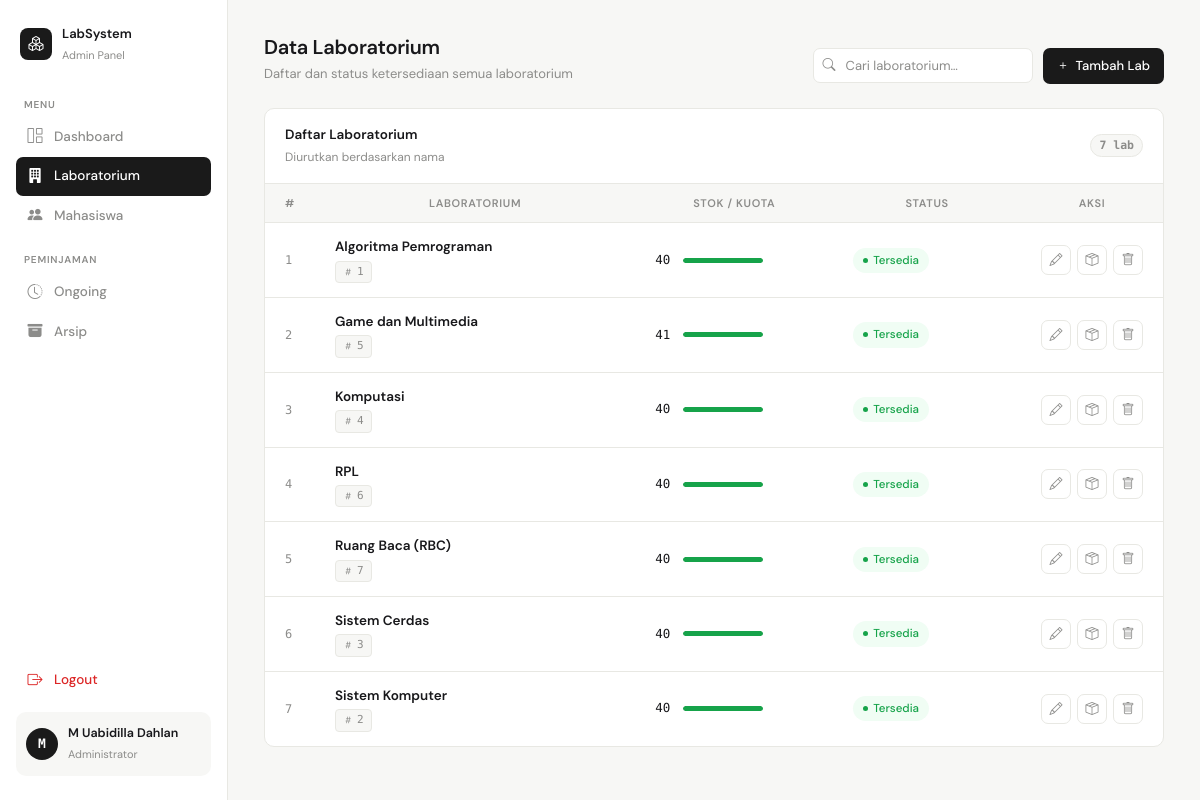
The page /data_lab.php (signed in) on the database its author committed.
### tables this page shows
CREATE TABLE `data_lab` (
  `id_lab` int NOT NULL,
  `nama_lab` varchar(100) NOT NULL,
  `lokasi` varchar(100) DEFAULT NULL,
  `stok` int NOT NULL,
  `jumlah_kursi` int NOT NULL DEFAULT '40',
  `jumlah_meja` int NOT NULL DEFAULT '40',
  `status` enum('availabel','not available') NOT NULL
);

### data_lab.php (the view, shortened to what this page needs)
<?php
include 'koneksi.php';
$query = mysqli_query($koneksi, "SELECT * FROM data_lab ORDER BY nama_lab ASC");
?>
<!DOCTYPE html>
<html lang="id">
<head>
<link href="https://cdn.jsdelivr.net/npm/bootstrap-icons/font/bootstrap-icons.css" rel="stylesheet">
</head>
<body>
<aside class="sidebar" id="sidebar">
    <div class="sidebar-logo">
        <div class="logo-icon"><i class="bi bi-boxes"></i></div>
        <div class="sidebar-logo-text">
            <strong>LabSystem</strong>
            <span>Admin Panel</span>
        </div>
    </div>
    <p class="nav-section">Menu</p>
    <ul style="list-style:none;padding:0;margin:0">
        <li class="nav-item">
            <a class="nav-link" href="dashboard.php">
                <i class="bi bi-grid-1x2"></i> Dashboard
            </a>
        </li>
        <li class="nav-item">
            <a class="nav-link active" href="data_lab.php">
                <i class="bi bi-building-fill"></i> Laboratorium
            </a>
        </li>
        <li class="nav-item">
            <a class="nav-link" href="data_mhs.php">
                <i class="bi bi-people-fill"></i> Mahasiswa
            </a>
        </li>
    </ul>
    <p class="nav-section">Peminjaman</p>
    <ul style="list-style:none;padding:0;margin:0">
        <li class="nav-item">
            <a class="nav-link" href="riwayat_pinjam.php">
                <i class="bi bi-clock-history"></i> Ongoing
            </a>
        </li>
        <li class="nav-item">
            <a class="nav-link" href="arsip_peminjaman.php">
                <i class="bi bi-archive-fill"></i> Arsip
            </a>
        </li>
    </ul>
    <div style="flex:1"></div>
    <ul style="list-style:none;padding:0;margin:0 0 12px">
        <li class="nav-item">
            <a class="nav-link danger" href="logout.php" onclick="return confirm('Yakin ingin logout?')">
                <i class="bi bi-box-arrow-right"></i> Logout
            </a>
        </li>
    </ul>
    <div class="sidebar-user">
        <div class="avatar"><?= strtoupper(substr($_SESSION['user']['nama'], 0, 1)) ?></div>
        <div class="sidebar-user-info">
            <strong><?= htmlspecialchars($_SESSION['user']['nama']) ?></strong>
            <span>Administrator</span>
        </div>
    </div>
</aside>
<main class="main">
    <div class="page-header">
        <div class="page-header-left">
            <h1>Data Laboratorium</h1>
            <p>Daftar dan status ketersediaan semua laboratorium</p>
        </div>
        <div style="display:flex;gap:10px;align-items:center;flex-wrap:wrap;">
            <div class="search-wrap">
                <input type="text" class="search-input" id="searchInput" placeholder="Cari laboratorium…">
            </div>
            <a href="tambah_data_lab.php" class="btn-primary">
                <i class="bi bi-plus"></i>
                <span>Tambah Lab</span>
            </a>
        </div>
    </div>
    <div class="card">
        <div class="card-header">
            <div class="card-header-left">
                <h2>Daftar Laboratorium</h2>
                <span>Diurutkan berdasarkan nama</span>
            </div>
            <span class="count-chip" id="rowCount">—</span>
        </div>
        <div class="table-wrap">
            <table>
                <thead>
                    <tr>
                        <th style="width:48px">#</th>
                        <th>Laboratorium</th>
                        <th>Stok / Kuota</th>
                        <th>Status</th>
                        <th style="width:110px">Aksi</th>
                    </tr>
                </thead>
                <tbody id="tableBody">
                <?php
                $no = 1;
                if (mysqli_num_rows($query) > 0):
                    while ($lab = mysqli_fetch_assoc($query)):
                        $statusText = $lab['status'] === 'availabel'
                            ? 'Tersedia'
                            : 'Tidak Tersedia';
                        $badgeClass = $lab['status'] === 'availabel'
                            ? 'badge-available'
                            : 'badge-unavailable';
                        $stok = (int)$lab['stok'];
                        $barClass = $stok <= 0 ? 'empty' : ($stok <= 3 ? 'low' : '');
                        $barPct = min(100, ($stok / 20) * 100);
                ?>
                    <tr>
                        <td class="row-num"><?= $no++; ?></td>
                        <td>
                            <div class="lab-cell">
                                <span class="lab-name"><?= htmlspecialchars($lab['nama_lab']); ?></span>
                                <div class="lab-meta">
                                    <span class="meta-tag">
                                        <i class="bi bi-hash"></i>
                                        <?= htmlspecialchars($lab['id_lab']); ?>
                                    </span>
                                </div>
                            </div>
                        </td>
                        <td>
                            <div class="stok-bar-wrap">
                                <span class="stok-num"><?= $stok; ?></span>
                                <div class="stok-bar">
                                    <div class="stok-bar-fill <?= $barClass; ?>"
                                         style="width:<?= $barPct; ?>%"></div>
                                </div>
                            </div>
                        </td>
                        <td>
                            <span class="badge <?= $badgeClass; ?>">
                                <?= $statusText; ?>
                            </span>
                        </td>
                        <td>
                            <div class="action-buttons">
                                <a href="edit_data_lab.php?id=<?= urlencode($lab['id_lab']); ?>"
                                   class="btn-action btn-edit" title="Edit Lab">
                                    <i class="bi bi-pencil"></i>
                                </a>
                                <a href="inventaris_lab.php?id_lab=<?= urlencode($lab['id_lab']); ?>"
                                   class="btn-action btn-inventaris" title="Inventaris Lab">
                                    <i class="bi bi-box-seam"></i>
                                </a>
                                <a href="hapus_data_lab.php?id=<?= urlencode($lab['id_lab']); ?>"
                                   class="btn-action btn-delete" title="Hapus Lab"
                                   onclick="return confirm('Yakin ingin menghapus lab \'<?= htmlspecialchars(addslashes($lab['nama_lab'])); ?>\' beserta seluruh data inventarisnya? Tindakan ini tidak dapat dibatalkan.')">
                                    <i class="bi bi-trash"></i>
                                </a>
                            </div>
                        </td>
                    </tr>
                <?php endwhile; endif; ?>
                </tbody>
            </table>
        </div>
    </div>
</main>
</body>
</html>

### rows shown on the page
data_lab: nama_lab "Algoritma Pemrograman", id_lab "1", stok "40", status "Tersedia"
data_lab: nama_lab "Game dan Multimedia", id_lab "5", stok "41", status "Tersedia"
data_lab: nama_lab "Komputasi", id_lab "4", stok "40", status "Tersedia"
data_lab: nama_lab "RPL", id_lab "6", stok "40", status "Tersedia"
data_lab: nama_lab "Ruang Baca (RBC)", id_lab "7", stok "40", status "Tersedia"
data_lab: nama_lab "Sistem Cerdas", id_lab "3", stok "40", status "Tersedia"
data_lab: nama_lab "Sistem Komputer", id_lab "2", stok "40", status "Tersedia"

### other values the page prints
substr($_SESSION['user']['nama'], 0, 1) "M"
$_SESSION['user']['nama'] "M Uabidilla Dahlan"
